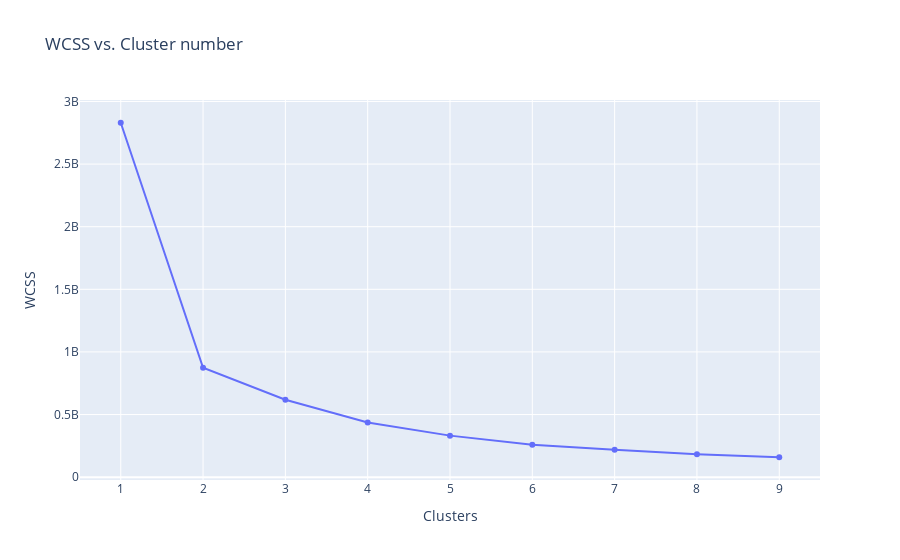
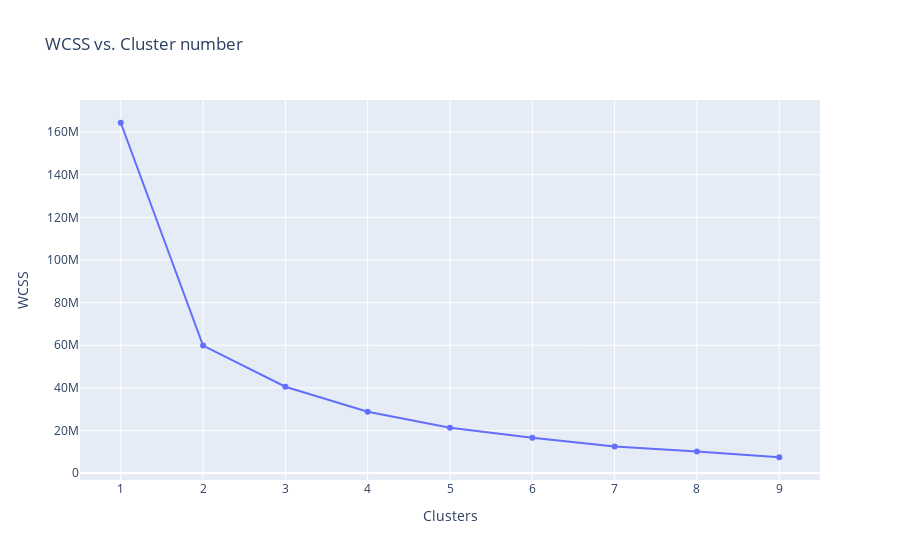
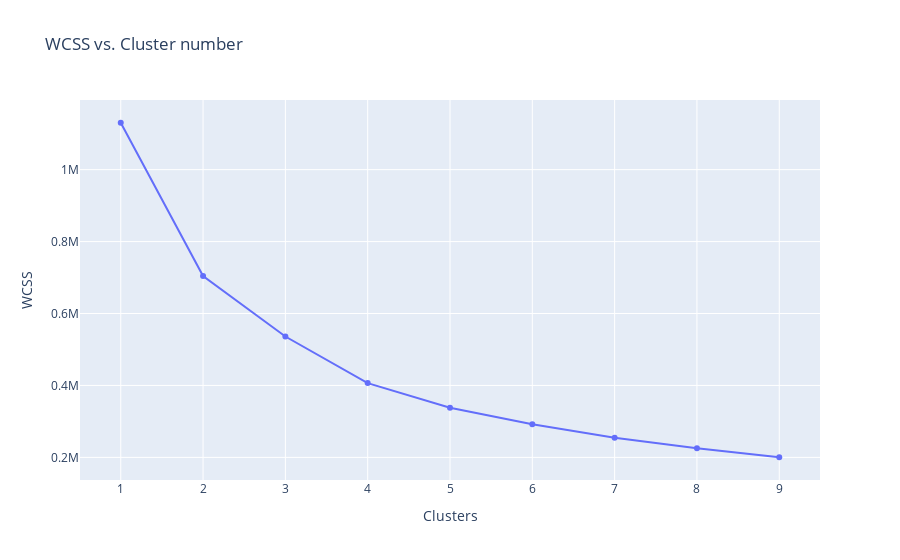

Notebook source saved alongside these figures, in order:
### Code cell
(plot_wcss_elbow(df_aminos))
(plot_wcss_elbow(df_fatty_acids))
(plot_wcss_elbow(df_macros))
(plot_wcss_elbow(df_micros))
(plot_wcss_elbow(df_minerals))

### Figure 1 — Plotly figure (JSON) as saved in the notebook; plotly's stock layout.template omitted (floating-point values rounded to 4 significant figures)
{"data": [{"type": "scatter", "x": [1, 2, 3, 4, 5, 6, 7, 8, 9, 10], "y": [2830000000.0, 873600000.0, 618700000.0, 436600000.0, 331600000.0, 258500000.0, 218600000.0, 182700000.0, 159000000.0]}], "layout": {"title": {"text": "WCSS vs. Cluster number"}, "xaxis": {"title": {"text": "Clusters"}}, "yaxis": {"title": {"text": "WCSS"}}}}

### Figure 2 — Plotly figure (JSON) as saved in the notebook; plotly's stock layout.template omitted (floating-point values rounded to 4 significant figures)
{"data": [{"type": "scatter", "x": [1, 2, 3, 4, 5, 6, 7, 8, 9, 10], "y": [164400000.0, 59840000.0, 40510000.0, 28820000.0, 21250000.0, 16550000.0, 12460000.0, 10120000.0, 7428000.0]}], "layout": {"title": {"text": "WCSS vs. Cluster number"}, "xaxis": {"title": {"text": "Clusters"}}, "yaxis": {"title": {"text": "WCSS"}}}}

### Figure 3 — Plotly figure (JSON) as saved in the notebook; plotly's stock layout.template omitted (floating-point values rounded to 4 significant figures)
{"data": [{"type": "scatter", "x": [1, 2, 3, 4, 5, 6, 7, 8, 9, 10], "y": [1130000.0, 704400.0, 536000.0, 406500.0, 338000.0, 292200.0, 254300.0, 225600.0, 200400.0]}], "layout": {"title": {"text": "WCSS vs. Cluster number"}, "xaxis": {"title": {"text": "Clusters"}}, "yaxis": {"title": {"text": "WCSS"}}}}
